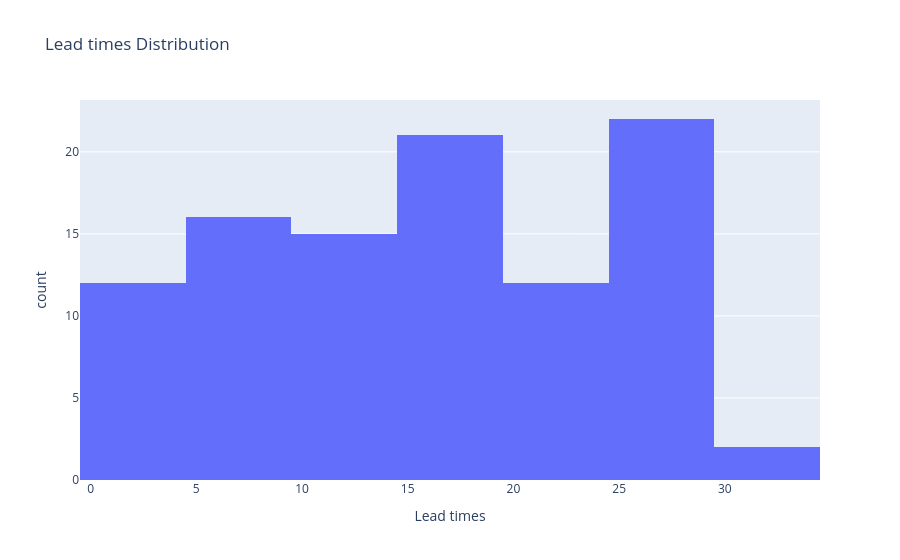

Notebook cell for this chart:
### Code cell
px.histogram(df,x="Lead times",title="Lead times Distribution")

### Figure 1 — Plotly figure (JSON) as saved in the notebook; plotly's stock layout.template omitted (floating-point values rounded to 4 significant figures)
{"data": [{"bingroup": "x", "hovertemplate": "Lead times=%{x}<br>count=%{y}<extra></extra>", "legendgroup": "", "marker": {"color": "#636efa", "pattern": {"shape": ""}}, "name": "", "orientation": "v", "showlegend": false, "type": "histogram", "x": [4, 1, 17, 18, 10, 13, 9, 18, 11, 10, 8, 26, 26, 27, 5, 18, 7, 29, 14, 1, 17, 27, 17, 24, 5, 25, 2, 12, 24, 25, 25, 26, 15, 13, 2, 23, 10, 30, 16, 14, 19, 15, 25, 12, 23, 27, 5, 15, 23, 22, 1, 23, 29, 20, 6, 19, 8, 1, 7, 17, 7, 27, 23, 17, 6, 19, 19, 8, 2, 16, 8, 19, 11, 30, 27, 26, 3, 9, 29, 17, 29, 11, 28, 8, 24, 1, 13, 11, 25, 26, 5, 22, 29, 20, 27, 1, 18, 4, 14, 16], "xaxis": "x", "yaxis": "y"}], "layout": {"barmode": "relative", "legend": {"tracegroupgap": 0}, "title": {"text": "Lead times Distribution"}, "xaxis": {"anchor": "y", "domain": [0, 1], "title": {"text": "Lead times"}}, "yaxis": {"anchor": "x", "domain": [0, 1], "title": {"text": "count"}}}}
